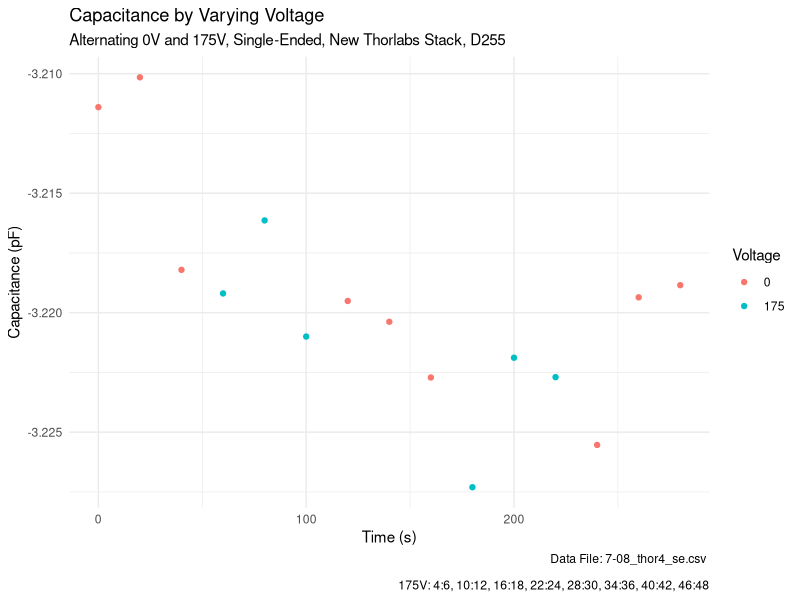

Reproduce this figure in R.
library(tidyverse)
library(ggthemes)

setwd("~/hoffman/capacitance/capacitance_sensing/rscripts")

# I read in the data
drift_data <- read_csv("../csv_files/7-09_control1_se.csv",
                       col_names = c("distance", "raw", "batch", "capacitance"))
# max_voltage_batch <- c(2,4,6,8,10,12,14)
max_voltage_batch <- c(4:6, 10:12, 16:18, 22:24, 28:30, 34:36, 40:42, 46:48)
# max_voltage_batch <- c(4:6, 10:12, 16:21, 25:27)
# max_voltage_batch <- c(4:6, 13:18, 22:24, 28:30, 34:36)
# max_voltage_batch = c(13:18, 25:30, 37:42, 49:54)
# max_voltage_batch = c(7:9, 13:15, 19:21)
# max_voltage_batch = c(55:57, 61:63, 67:69)
# max_voltage_batch = c(7:12, 19:24, 31:36, 43:48)
# max_voltage_batch <- c(9:12, 17:20)
# max_voltage_batch <- c(7:9, 13:15, 19:21, 25:27, 31:33, 37:39)
max_voltage <- 175
time_interval <- 20

clean_drift_data <- drift_data %>% 
  group_by(distance, batch) %>%
  summarize(avg_cap = mean(capacitance), stdev =sd(capacitance), count = n()) %>%
  # summarize(avg_cap = mean(capacitance), count = n(), Voltage = mean(Voltage)) %>%
  filter(count>1) %>% 
  # filter(distance <=1000) %>% 
  # filter(batch < 25) %>% 
  ungroup() %>% 
  mutate(Voltage = as.factor(max_voltage*(batch %in% max_voltage_batch))) %>% 
  # mutate(Voltage = as.factor(Voltage)) %>% 
  mutate(time = time_interval*(batch-1)) %>% 
  select(batch, time, avg_cap, Voltage, stdev)

null_slope <- coef(lm(avg_cap~time, 
                      subset(clean_drift_data, Voltage == 0)))[["time"]]
max_slope <- coef(lm(avg_cap~time, 
                      subset(clean_drift_data, Voltage == max_voltage)))[["time"]]

(null_slope-max_slope)/null_slope*100

clean_drift_data %>% 
  mutate(drift_adjusted_capacitance = avg_cap-null_slope*time) %>% 
  ggplot(aes(time, avg_cap, color = Voltage))+
  geom_point()+
  # geom_errorbar(aes(ymin=(avg_cap-2*stdev), ymax=(avg_cap+2*stdev)), width=.2)+
  labs(title = "Capacitance by Varying Voltage",
       subtitle ="Alternating 0V and 175V, Single-Ended, New Thorlabs Stack, D255",
       caption = "Data File: 7-08_thor4_se.csv \n
       175V: 4:6, 10:12, 16:18, 22:24, 28:30, 34:36, 40:42, 46:48",
       x = "Time (s)",
       y = "Capacitance (pF)")+
  # geom_smooth(method = "lm")+
  theme_minimal()
